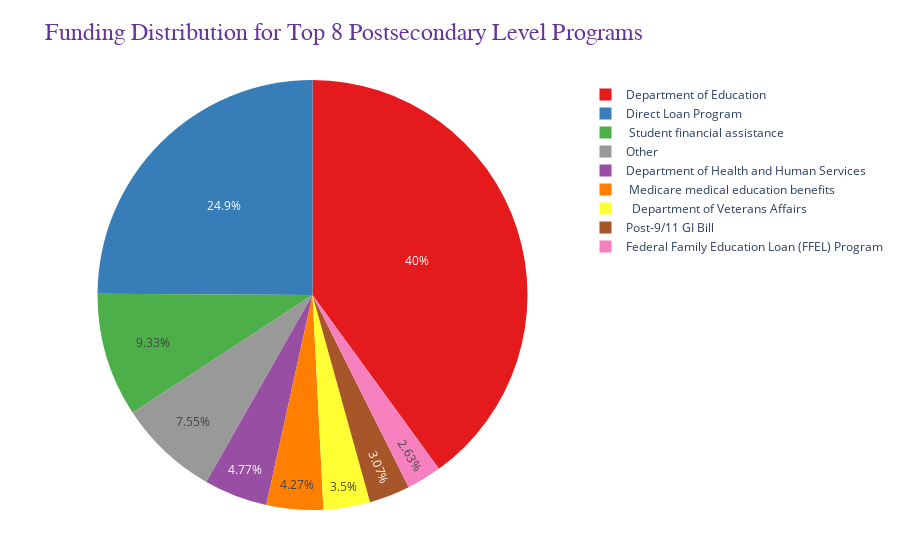

Source (notebook cell):
### Code cell
program_funding = postfund.groupby('Postsecondary Level')['Funding'].sum()


top_programs = program_funding.nlargest(8)


other_funding = program_funding.sum() - top_programs.sum()

# Create a new DataFrame with the top 8 programs and "Other"
top_programs = pd.concat([top_programs, pd.Series(other_funding, index=['Other'])]).reset_index()
top_programs.columns = ['Postsecondary Level', 'Funding']

# Create the pie chart
g = px.pie(
    data_frame=top_programs,
    names='Postsecondary Level',
    values='Funding',
    title='Funding Distribution for Top 8 Postsecondary Level Programs',
    color='Postsecondary Level',
    color_discrete_sequence=px.colors.qualitative.Set1,  # Use a qualitative color palette
    template='plotly_white'
)

g.update_layout(
    title_font=dict(size=24, family='Arial', color='RebeccaPurple'),
    margin=dict(l=50, r=50, t=80, b=50),
    paper_bgcolor='rgb(255, 255, 255)',  # Change background color
    plot_bgcolor='rgb(242, 242, 242)'    # Change plot area color
)


g.show()

### Figure 1 — Plotly figure (JSON) as saved in the notebook; plotly's stock layout.template omitted (floating-point values rounded to 4 significant figures)
{"data": [{"customdata": [["Department of Education"], ["Direct Loan Program"], [" Student financial assistance"], ["Department of Health and Human Services "], [" Medicare medical education benefits"], ["  Department of Veterans Affairs"], ["Post-9/11 GI Bill"], ["Federal Family Education Loan (FFEL) Program"], ["Other"]], "domain": {"x": [0, 1], "y": [0, 1]}, "hovertemplate": "Postsecondary Level=%{customdata[0]}<br>Funding=%{value}<extra></extra>", "labels": ["Department of Education", "Direct Loan Program", " Student financial assistance", "Department of Health and Human Services ", " Medicare medical education benefits", "  Department of Veterans Affairs", "Post-9/11 GI Bill", "Federal Family Education Loan (FFEL) Program", "Other"], "legendgroup": "", "marker": {"colors": ["rgb(228,26,28)", "rgb(55,126,184)", "rgb(77,175,74)", "rgb(152,78,163)", "rgb(255,127,0)", "rgb(255,255,51)", "rgb(166,86,40)", "rgb(247,129,191)", "rgb(153,153,153)"]}, "name": "", "showlegend": true, "type": "pie", "values": [1332278063, 829751987, 310695180, 158780211, 142130000, 116655861, 102194486, 87504500, 251412516]}], "layout": {"legend": {"tracegroupgap": 0}, "margin": {"b": 50, "l": 50, "r": 50, "t": 80}, "paper_bgcolor": "rgb(255, 255, 255)", "piecolorway": ["rgb(228,26,28)", "rgb(55,126,184)", "rgb(77,175,74)", "rgb(152,78,163)", "rgb(255,127,0)", "rgb(255,255,51)", "rgb(166,86,40)", "rgb(247,129,191)", "rgb(153,153,153)"], "plot_bgcolor": "rgb(242, 242, 242)", "title": {"font": {"color": "RebeccaPurple", "family": "Arial", "size": 24}, "text": "Funding Distribution for Top 8 Postsecondary Level Programs"}}}
